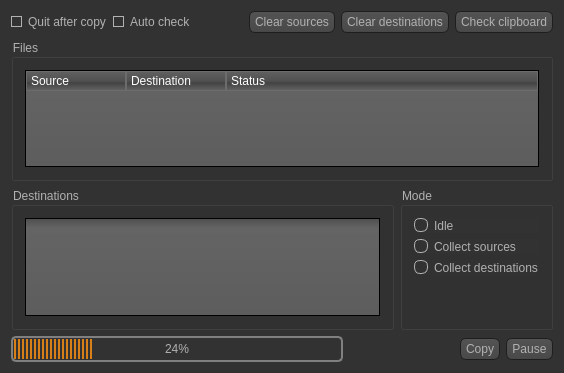
<?xml version="1.0" encoding="UTF-8"?>
<ui version="4.0">
 <class>MainWindow</class>
 <widget class="QMainWindow" name="MainWindow">
  <property name="geometry">
   <rect>
    <x>0</x>
    <y>0</y>
    <width>564</width>
    <height>373</height>
   </rect>
  </property>
  <property name="windowTitle">
   <string>Chain copy</string>
  </property>
  <property name="styleSheet">
   <string notr="true">QToolTip
{
     border: 1px solid black;
     background-color: #ffa02f;
     padding: 1px;
     border-radius: 3px;
     opacity: 100;
}

QWidget
{
    color: #b1b1b1;
    background-color: #323232;
}

QWidget:item:hover
{
    background-color: QLinearGradient( x1: 0, y1: 0, x2: 0, y2: 1, stop: 0 #ffa02f, stop: 1 #ca0619);
    color: #000000;
}

QWidget:item:selected
{
    background-color: QLinearGradient( x1: 0, y1: 0, x2: 0, y2: 1, stop: 0 #ffa02f, stop: 1 #d7801a);
}

QMenuBar::item
{
    background: transparent;
}

QMenuBar::item:selected
{
    background: transparent;
    border: 1px solid #ffaa00;
}

QMenuBar::item:pressed
{
    background: #444;
    border: 1px solid #000;
    background-color: QLinearGradient(
        x1:0, y1:0,
        x2:0, y2:1,
        stop:1 #212121,
        stop:0.4 #343434/*,
        stop:0.2 #343434,
        stop:0.1 #ffaa00*/
    );
    margin-bottom:-1px;
    padding-bottom:1px;
}

QMenu
{
    border: 1px solid #000;
}

QMenu::item
{
    padding: 2px 20px 2px 20px;
}

QMenu::item:selected
{
    color: #000000;
}

QWidget:disabled
{
    color: #404040;
    background-color: #323232;
}

QAbstractItemView
{
    background-color: QLinearGradient( x1: 0, y1: 0, x2: 0, y2: 1, stop: 0 #4d4d4d, stop: 0.1 #646464, stop: 1 #5d5d5d);
}

QWidget:focus
{
    /*border: 2px solid QLinearGradient( x1: 0, y1: 0, x2: 0, y2: 1, stop: 0 #ffa02f, stop: 1 #d7801a);*/
}

QLineEdit
{
    background-color: QLinearGradient( x1: 0, y1: 0, x2: 0, y2: 1, stop: 0 #4d4d4d, stop: 0 #646464, stop: 1 #5d5d5d);
    padding: 1px;
    border-style: solid;
    border: 1px solid #1e1e1e;
    border-radius: 5;
}

QPushButton
{
    color: #b1b1b1;
    background-color: QLinearGradient( x1: 0, y1: 0, x2: 0, y2: 1, stop: 0 #565656, stop: 0.1 #525252, stop: 0.5 #4e4e4e, stop: 0.9 #4a4a4a, stop: 1 #464646);
    border-width: 1px;
    border-color: #1e1e1e;
    border-style: solid;
    border-radius: 6;
    padding: 3px;
    font-size: 12px;
    padding-left: 5px;
    padding-right: 5px;
}

QPushButton:pressed
{
    background-color: QLinearGradient( x1: 0, y1: 0, x2: 0, y2: 1, stop: 0 #2d2d2d, stop: 0.1 #2b2b2b, stop: 0.5 #292929, stop: 0.9 #282828, stop: 1 #252525);
}

QComboBox
{
    selection-background-color: #ffaa00;
    background-color: QLinearGradient( x1: 0, y1: 0, x2: 0, y2: 1, stop: 0 #565656, stop: 0.1 #525252, stop: 0.5 #4e4e4e, stop: 0.9 #4a4a4a, stop: 1 #464646);
    border-style: solid;
    border: 1px solid #1e1e1e;
    border-radius: 5;
}

QComboBox:hover,QPushButton:hover
{
    border: 2px solid QLinearGradient( x1: 0, y1: 0, x2: 0, y2: 1, stop: 0 #ffa02f, stop: 1 #d7801a);
}


QComboBox:on
{
    padding-top: 3px;
    padding-left: 4px;
    background-color: QLinearGradient( x1: 0, y1: 0, x2: 0, y2: 1, stop: 0 #2d2d2d, stop: 0.1 #2b2b2b, stop: 0.5 #292929, stop: 0.9 #282828, stop: 1 #252525);
    selection-background-color: #ffaa00;
}

QComboBox QAbstractItemView
{
    border: 2px solid darkgray;
    selection-background-color: QLinearGradient( x1: 0, y1: 0, x2: 0, y2: 1, stop: 0 #ffa02f, stop: 1 #d7801a);
}

QComboBox::drop-down
{
     subcontrol-origin: padding;
     subcontrol-position: top right;
     width: 15px;

     border-left-width: 0px;
     border-left-color: darkgray;
     border-left-style: solid; /* just a single line */
     border-top-right-radius: 3px; /* same radius as the QComboBox */
     border-bottom-right-radius: 3px;
 }

QComboBox::down-arrow
{
     image: url(:/Resources/down_arrow.png);
}

QGroupBox:focus
{
border: 2px solid QLinearGradient( x1: 0, y1: 0, x2: 0, y2: 1, stop: 0 #ffa02f, stop: 1 #d7801a);
}

QTextEdit:focus
{
    border: 2px solid QLinearGradient( x1: 0, y1: 0, x2: 0, y2: 1, stop: 0 #ffa02f, stop: 1 #d7801a);
}

QScrollBar:horizontal {
     border: 1px solid #222222;
     background: QLinearGradient( x1: 0, y1: 0, x2: 0, y2: 1, stop: 0.0 #121212, stop: 0.2 #282828, stop: 1 #484848);
     height: 7px;
     margin: 0px 16px 0 16px;
}

QScrollBar::handle:horizontal
{
      background: QLinearGradient( x1: 0, y1: 0, x2: 1, y2: 0, stop: 0 #ffa02f, stop: 0.5 #d7801a, stop: 1 #ffa02f);
      min-height: 20px;
      border-radius: 2px;
}

QScrollBar::add-line:horizontal {
      border: 1px solid #1b1b19;
      border-radius: 2px;
      background: QLinearGradient( x1: 0, y1: 0, x2: 1, y2: 0, stop: 0 #ffa02f, stop: 1 #d7801a);
      width: 14px;
      subcontrol-position: right;
      subcontrol-origin: margin;
}

QScrollBar::sub-line:horizontal {
      border: 1px solid #1b1b19;
      border-radius: 2px;
      background: QLinearGradient( x1: 0, y1: 0, x2: 1, y2: 0, stop: 0 #ffa02f, stop: 1 #d7801a);
      width: 14px;
     subcontrol-position: left;
     subcontrol-origin: margin;
}

QScrollBar::right-arrow:horizontal, QScrollBar::left-arrow:horizontal
{
      border: 1px solid black;
      width: 1px;
      height: 1px;
      background: white;
}

QScrollBar::add-page:horizontal, QScrollBar::sub-page:horizontal
{
      background: none;
}

QScrollBar:vertical
{
      background: QLinearGradient( x1: 0, y1: 0, x2: 1, y2: 0, stop: 0.0 #121212, stop: 0.2 #282828, stop: 1 #484848);
      width: 7px;
      margin: 16px 0 16px 0;
      border: 1px solid #222222;
}

QScrollBar::handle:vertical
{
      background: QLinearGradient( x1: 0, y1: 0, x2: 0, y2: 1, stop: 0 #ffa02f, stop: 0.5 #d7801a, stop: 1 #ffa02f);
      min-height: 20px;
      border-radius: 2px;
}

QScrollBar::add-line:vertical
{
      border: 1px solid #1b1b19;
      border-radius: 2px;
      background: QLinearGradient( x1: 0, y1: 0, x2: 0, y2: 1, stop: 0 #ffa02f, stop: 1 #d7801a);
      height: 14px;
      subcontrol-position: bottom;
      subcontrol-origin: margin;
}

QScrollBar::sub-line:vertical
{
      border: 1px solid #1b1b19;
      border-radius: 2px;
      background: QLinearGradient( x1: 0, y1: 0, x2: 0, y2: 1, stop: 0 #d7801a, stop: 1 #ffa02f);
      height: 14px;
      subcontrol-position: top;
      subcontrol-origin: margin;
}

QScrollBar::up-arrow:vertical, QScrollBar::down-arrow:vertical
{
      border: 1px solid black;
      width: 1px;
      height: 1px;
      background: white;
}


QScrollBar::add-page:vertical, QScrollBar::sub-page:vertical
{
      background: none;
}

QTextEdit
{
    background-color: #242424;
}

QPlainTextEdit
{
    background-color: #242424;
}

QHeaderView::section
{
    background-color: QLinearGradient(x1:0, y1:0, x2:0, y2:1, stop:0 #616161, stop: 0.5 #505050, stop: 0.6 #434343, stop:1 #656565);
    color: white;
    padding-left: 4px;
    border: 1px solid #6c6c6c;
}

QCheckBox:disabled
{
color: #414141;
}

QDockWidget::title
{
    text-align: center;
    spacing: 3px; /* spacing between items in the tool bar */
    background-color: QLinearGradient(x1:0, y1:0, x2:0, y2:1, stop:0 #323232, stop: 0.5 #242424, stop:1 #323232);
}

QDockWidget::close-button, QDockWidget::float-button
{
    text-align: center;
    spacing: 1px; /* spacing between items in the tool bar */
    background-color: QLinearGradient(x1:0, y1:0, x2:0, y2:1, stop:0 #323232, stop: 0.5 #242424, stop:1 #323232);
}

QDockWidget::close-button:hover, QDockWidget::float-button:hover
{
    background: #242424;
}

QDockWidget::close-button:pressed, QDockWidget::float-button:pressed
{
    padding: 1px -1px -1px 1px;
}

QMainWindow::separator
{
    background-color: QLinearGradient(x1:0, y1:0, x2:0, y2:1, stop:0 #161616, stop: 0.5 #151515, stop: 0.6 #212121, stop:1 #343434);
    color: white;
    padding-left: 4px;
    border: 1px solid #4c4c4c;
    spacing: 3px; /* spacing between items in the tool bar */
}

QMainWindow::separator:hover
{

    background-color: QLinearGradient(x1:0, y1:0, x2:0, y2:1, stop:0 #d7801a, stop:0.5 #b56c17 stop:1 #ffa02f);
    color: white;
    padding-left: 4px;
    border: 1px solid #6c6c6c;
    spacing: 3px; /* spacing between items in the tool bar */
}

QToolBar::handle
{
     spacing: 3px; /* spacing between items in the tool bar */
     background: url(:/Resources/handle.png);
}

QMenu::separator
{
    height: 2px;
    background-color: QLinearGradient(x1:0, y1:0, x2:0, y2:1, stop:0 #161616, stop: 0.5 #151515, stop: 0.6 #212121, stop:1 #343434);
    color: white;
    padding-left: 4px;
    margin-left: 10px;
    margin-right: 5px;
}

QProgressBar
{
    border: 2px solid grey;
    border-radius: 5px;
    text-align: center;
}

QProgressBar::chunk
{
    background-color: #d7801a;
    width: 2.15px;
    margin: 0.5px;
}

QTabBar::tab {
    color: #b1b1b1;
    border: 1px solid #444;
    border-bottom-style: none;
    background-color: #323232;
    padding-left: 10px;
    padding-right: 10px;
    padding-top: 3px;
    padding-bottom: 2px;
    margin-right: -1px;
}

QTabWidget::pane {
    border: 1px solid #444;
    top: 1px;
}

QTabBar::tab:last
{
    margin-right: 0; /* the last selected tab has nothing to overlap with on the right */
    border-top-right-radius: 3px;
}

QTabBar::tab:first:!selected
{
 margin-left: 0px; /* the last selected tab has nothing to overlap with on the right */


    border-top-left-radius: 3px;
}

QTabBar::tab:!selected
{
    color: #b1b1b1;
    border-bottom-style: solid;
    margin-top: 3px;
    background-color: QLinearGradient(x1:0, y1:0, x2:0, y2:1, stop:1 #212121, stop:.4 #343434);
}

QTabBar::tab:selected
{
    border-top-left-radius: 3px;
    border-top-right-radius: 3px;
    margin-bottom: 0px;
}

QTabBar::tab:!selected:hover
{
    /*border-top: 2px solid #ffaa00;
    padding-bottom: 3px;*/
    border-top-left-radius: 3px;
    border-top-right-radius: 3px;
    background-color: QLinearGradient(x1:0, y1:0, x2:0, y2:1, stop:1 #212121, stop:0.4 #343434, stop:0.2 #343434, stop:0.1 #ffaa00);
}

QRadioButton::indicator:checked, QRadioButton::indicator:unchecked{
    color: #b1b1b1;
    background-color: #323232;
    border: 1px solid #b1b1b1;
    border-radius: 6px;
}

QRadioButton::indicator:checked
{
    background-color: qradialgradient(
        cx: 0.5, cy: 0.5,
        fx: 0.5, fy: 0.5,
        radius: 1.0,
        stop: 0.25 #ffaa00,
        stop: 0.3 #323232
    );
}

QCheckBox::indicator{
    color: #b1b1b1;
    background-color: #323232;
    border: 1px solid #b1b1b1;
    width: 9px;
    height: 9px;
}

QRadioButton::indicator
{
    border-radius: 6px;
}

QRadioButton::indicator:hover, QCheckBox::indicator:hover
{
    border: 1px solid #ffaa00;
}

QCheckBox::indicator:checked
{
    image:url(:/Resources/checkbox.png);
}

QCheckBox::indicator:disabled, QRadioButton::indicator:disabled
{
    border: 1px solid #444;
}</string>
  </property>
  <widget class="QWidget" name="centralWidget">
   <layout class="QGridLayout" name="gridLayout_4">
    <item row="0" column="0">
     <layout class="QHBoxLayout" name="horizontalLayout">
      <item>
       <widget class="QCheckBox" name="checkBox">
        <property name="text">
         <string>Quit after copy</string>
        </property>
       </widget>
      </item>
      <item>
       <widget class="QCheckBox" name="m_pAutoCheckCheckBox">
        <property name="text">
         <string>Auto check</string>
        </property>
        <property name="checked">
         <bool>true</bool>
        </property>
       </widget>
      </item>
      <item>
       <spacer name="horizontalSpacer">
        <property name="orientation">
         <enum>Qt::Horizontal</enum>
        </property>
        <property name="sizeHint" stdset="0">
         <size>
          <width>290</width>
          <height>20</height>
         </size>
        </property>
       </spacer>
      </item>
      <item>
       <widget class="QPushButton" name="m_pClearSourcesButton">
        <property name="text">
         <string>Clear sources</string>
        </property>
       </widget>
      </item>
      <item>
       <widget class="QPushButton" name="m_pClearDestinationsButton">
        <property name="text">
         <string>Clear destinations</string>
        </property>
       </widget>
      </item>
      <item>
       <widget class="QPushButton" name="m_pCheckClipboardButton">
        <property name="text">
         <string>Check clipboard</string>
        </property>
       </widget>
      </item>
     </layout>
    </item>
    <item row="1" column="0">
     <layout class="QVBoxLayout" name="verticalLayout">
      <item>
       <widget class="QGroupBox" name="m_pSourcesGroupBox">
        <property name="title">
         <string>Files</string>
        </property>
        <layout class="QGridLayout" name="gridLayout">
         <item row="0" column="0">
          <widget class="QTreeWidget" name="treeWidget">
           <property name="editTriggers">
            <set>QAbstractItemView::NoEditTriggers</set>
           </property>
           <property name="alternatingRowColors">
            <bool>true</bool>
           </property>
           <column>
            <property name="text">
             <string>Source</string>
            </property>
           </column>
           <column>
            <property name="text">
             <string>Destination</string>
            </property>
           </column>
           <column>
            <property name="text">
             <string>Status</string>
            </property>
           </column>
          </widget>
         </item>
        </layout>
       </widget>
      </item>
      <item>
       <layout class="QHBoxLayout" name="horizontalLayout_2">
        <item>
         <widget class="QGroupBox" name="groupBox">
          <property name="title">
           <string>Destinations</string>
          </property>
          <layout class="QGridLayout" name="gridLayout_2">
           <item row="0" column="0">
            <widget class="QListWidget" name="m_pDestinationsListWidget"/>
           </item>
          </layout>
         </widget>
        </item>
        <item>
         <widget class="QGroupBox" name="groupBox_2">
          <property name="title">
           <string>Mode</string>
          </property>
          <layout class="QGridLayout" name="gridLayout_3">
           <item row="0" column="0">
            <widget class="QRadioButton" name="m_pIdleRadioButton">
             <property name="text">
              <string>Idle</string>
             </property>
             <property name="checked">
              <bool>true</bool>
             </property>
            </widget>
           </item>
           <item row="1" column="0">
            <widget class="QRadioButton" name="m_pCollectSourcesRadioButton">
             <property name="text">
              <string>Collect sources</string>
             </property>
            </widget>
           </item>
           <item row="2" column="0">
            <widget class="QRadioButton" name="m_pCollectDestinationsRadioButton">
             <property name="text">
              <string>Collect destinations</string>
             </property>
            </widget>
           </item>
           <item row="3" column="0">
            <spacer name="verticalSpacer">
             <property name="orientation">
              <enum>Qt::Vertical</enum>
             </property>
             <property name="sizeHint" stdset="0">
              <size>
               <width>20</width>
               <height>40</height>
              </size>
             </property>
            </spacer>
           </item>
          </layout>
         </widget>
        </item>
       </layout>
      </item>
      <item>
       <layout class="QVBoxLayout" name="verticalLayout_2">
        <item>
         <layout class="QHBoxLayout" name="horizontalLayout_5" stretch="3,1,0,0">
          <item>
           <widget class="QProgressBar" name="m_pProgressBar">
            <property name="value">
             <number>24</number>
            </property>
           </widget>
          </item>
          <item>
           <spacer name="horizontalSpacer_2">
            <property name="orientation">
             <enum>Qt::Horizontal</enum>
            </property>
            <property name="sizeHint" stdset="0">
             <size>
              <width>290</width>
              <height>20</height>
             </size>
            </property>
           </spacer>
          </item>
          <item>
           <widget class="QPushButton" name="m_pCopyButton">
            <property name="text">
             <string>Copy</string>
            </property>
           </widget>
          </item>
          <item>
           <widget class="QPushButton" name="m_pPauseButton">
            <property name="text">
             <string>Pause</string>
            </property>
           </widget>
          </item>
         </layout>
        </item>
       </layout>
      </item>
     </layout>
    </item>
   </layout>
  </widget>
 </widget>
 <layoutdefault spacing="6" margin="11"/>
 <resources/>
 <connections/>
</ui>
